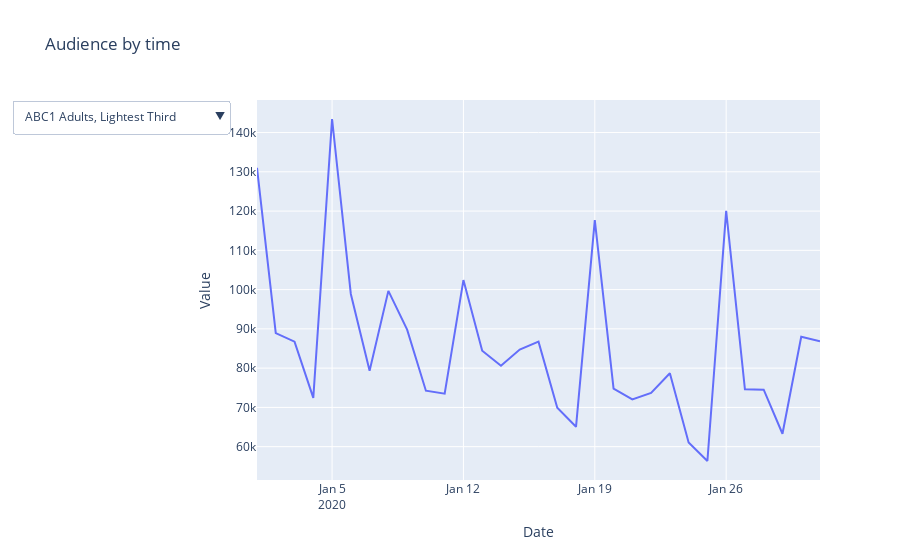

Notebook code cell kept with this figure:
### Code cell
import pandas as pd
import plotly.graph_objs as go

# load the data into a pandas DataFrame
#df = pd.read_csv('data.csv', parse_dates=['Date'])

# create a list of traces for each time series
traces = []
for i, col in enumerate(df.columns[4:]):
    # set the visible attribute to False for all traces except the first one
    visible = i == 0
    traces.append(go.Scatter(x=df['date_of_transmission'], y=df[col], name=col, visible=visible))


# create the layout for the chart
layout = go.Layout(title='Audience by time',
                   xaxis=dict(title='Date'),
                   yaxis=dict(title='Value'),
                   showlegend=False,
                   updatemenus=[dict(
                       buttons=[{'label': col, 'method': 'update', 'args': [{'visible': [col == trace.name for trace in traces]}]} for col in df.columns[4:]],
                       direction='down',
                       #showactive=True
                   )])

# create the figure with the traces and layout
fig = go.Figure(data=traces, layout=layout)

# display the chart
fig.show()
